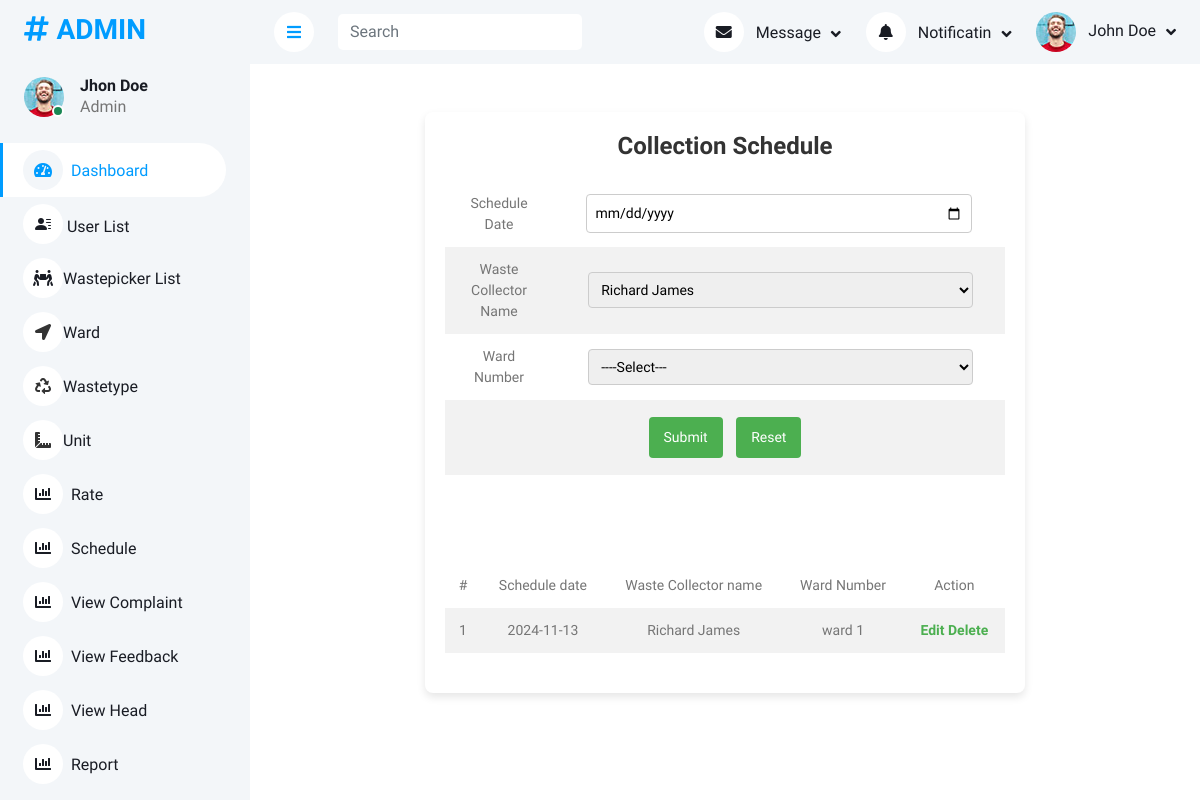
The page /Admin/Collectionschedule.php on the database its author committed.
### tables this page shows
CREATE TABLE IF NOT EXISTS `tbl_schedule` (
  `schedule_id` int(11) NOT NULL AUTO_INCREMENT,
  `schedule_date` date NOT NULL,
  `wastepicker_id` int(11) NOT NULL,
  `ward_id` int(11) NOT NULL,
  PRIMARY KEY (`schedule_id`)
);

CREATE TABLE IF NOT EXISTS `tbl_wastepicker` (
  `wastepicker_id` int(11) NOT NULL AUTO_INCREMENT,
  `wastepicker_name` varchar(20) NOT NULL,
  `wastepicker_address` varchar(50) NOT NULL,
  `wastepicker_gender` varchar(10) NOT NULL,
  `wastepicker_dob` date NOT NULL,
  `wastepicker_age` int(2) NOT NULL,
  `wastepicker_contact` varchar(10) NOT NULL,
  `ward_id` int(11) NOT NULL,
  `wastepicker_email` varchar(50) NOT NULL,
  `wastepicker_password` varchar(10) NOT NULL,
  `wastepicker_aadhar` varchar(50) NOT NULL,
  `wastepicker_license` varchar(500) NOT NULL,
  `wastepicker_photo` varchar(500) NOT NULL,
  `wastepicker_status` int(11) NOT NULL DEFAULT '0',
  PRIMARY KEY (`wastepicker_id`)
);

CREATE TABLE IF NOT EXISTS `tbl_ward` (
  `ward_id` int(11) NOT NULL AUTO_INCREMENT,
  `ward_no` varchar(20) NOT NULL,
  PRIMARY KEY (`ward_id`)
);

### Admin/Collectionschedule.php (the view, shortened to what this page needs)
<?php
       include("Head.php");
?>
<!DOCTYPE html PUBLIC "-//W3C//DTD XHTML 1.0 Transitional//EN" "http://www.w3.org/TR/xhtml1/DTD/xhtml1-transitional.dtd">
<html xmlns="http://www.w3.org/1999/xhtml">
<head>
</head>
<body>
<br /><br />
<form id="form1" name="form1" method="post" action="" class="form">
<h1 align="center">Collection Schedule</h1>
  <table align="center">
    <tr>
      <td width="108">Schedule Date</td>
      <td><input type="date" name="dat" id="dat"/></td>
    </tr>
    <tr>
      <td>Waste Collector Name</td>
      <td><label for="selcollectorname"></label>
        <select name="selcollectorname" id="selcollectorname">
         <?php
		$select = "select * from tbl_wastepicker";
		$result = mysql_query($select);
		while($data = mysql_fetch_array($result))
		{
		?>
        <option value="<?php echo $data["wastepicker_id"]?>"><?php echo $data["wastepicker_name"]?></option>
        <?php } ?>
      </select></td>
    </tr>
    <tr>
      <td>Ward Number</td>
      <td><label for="selwardnumber"></label>
        <select name="selwardnumber" id="selwardnumber">
        <option>----Select---</option>
      </select></td>
    </tr>
    <tr>
      <td colspan="2" align="center"><input type="submit" name="btnsubmit" id="btnsubmit" value="Submit" />
      <input type="reset" name="btnreset" id="btnreset" value="Reset" /></td>
    </tr>
  </table>
  <br/>
  <br/>
  <table  align="center">
    <tr>
      <td>#</td>
      <td>Schedule date</td>
      <td>Waste Collector name</td>
      <td>Ward Number</td>
      <td>Action</td>
  </tr>
  <?php
  $i=0;
  $sel = "select * from tbl_schedule p inner join tbl_wastepicker w on p.wastepicker_id=w.wastepicker_id inner join tbl_ward c on p.ward_id=c.ward_id";
  $result=mysql_query($sel);
  while($data=mysql_fetch_array($result))
  {
	  $i++;
  ?>
    <tr>
     <td><?php echo $i ?></td>
     <td><?php echo $data["schedule_date"] ?></td>
     <td><?php echo $data["wastepicker_name"] ?></td>
     <td><?php echo $data["ward_no"] ?></td>
     <td>
     <a href="Collectionschedule.php" class="a">Edit</a>
     <a href="Collectionschedule.php?did=<?php echo $data["schedule_id"]?>" class="a">Delete</a>
	 </tr>
	 <?php }?>
  </table>
</form>
<br /><br />
</body>
</html>
<?php include("Foot.php"); ?>

### Assest/Templates/Admin/css/style.css (style rules this page uses)
:root { --primary: #009CFF; --light: #F3F6F9; --dark: #191C24; }

### Admin/Collectionschedule.php (style rules this page uses)
h1 { text-align: center; color: #333; font-size: 24px; margin-bottom: 20px; }
.form { max-width: 600px; margin: 0 auto; padding: 20px; background-color: #ffffff; box-shadow: 0px 4px 8px rgba(0, 0, 0, 0.1); border-radius: 8px; }
table { width: 100%; margin: 20px auto; border-collapse: collapse; }
th, td { padding: 12px; text-align: center; font-size: 14px; }
tr:nth-child(even) { background-color: #f2f2f2; }
input[type="text"], input[type="date"], select { width: 90%; padding: 8px; font-size: 14px; border: 1px solid #ccc; border-radius: 4px; }
input[type="submit"], input[type="reset"] { padding: 10px 15px; font-size: 14px; color: #ffffff; background-color: #4CAF50; border: none; border-radius: 4px; cursor: pointer; transition: background-color 0.3s; margin: 5px; }
.a { color: #4CAF50; text-decoration: none; font-weight: bold; }

### rows shown on the page
tbl_schedule: schedule_date "2024-11-13", wastepicker.wastepicker_name "Richard James", ward.ward_no "ward 1"

### other values the page prints
form field selcollectorname "Richard James"
